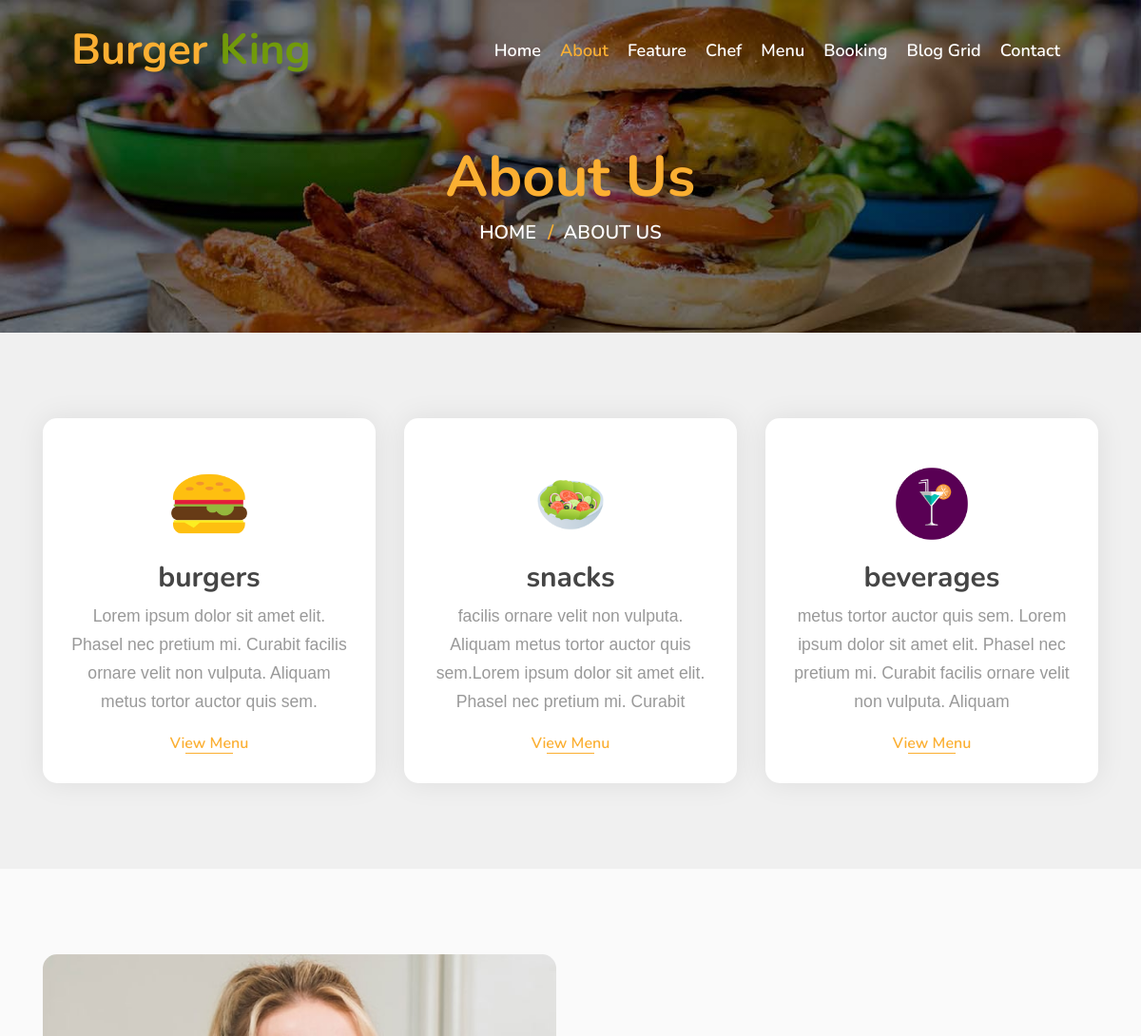
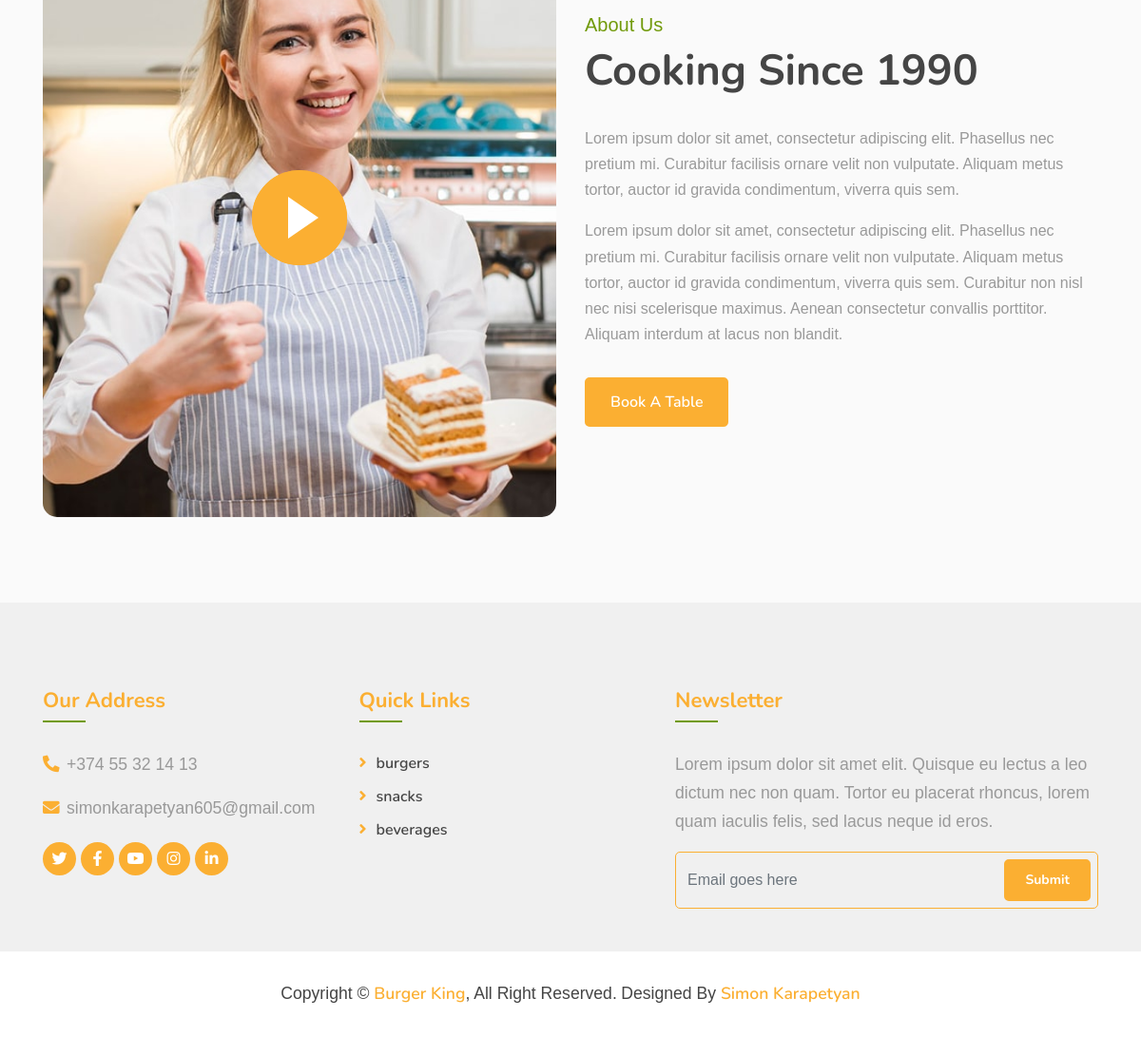
Page /about.php on the committed database (2 pictures, top to bottom).
### tables this page shows
CREATE TABLE `header_list` (
  `id` int(16) NOT NULL,
  `parent_id` int(16) NOT NULL,
  `name` varchar(128) NOT NULL,
  `link` varchar(128) NOT NULL
);

CREATE TABLE `food_categories` (
  `id` int(16) NOT NULL,
  `name` varchar(128) NOT NULL,
  `info` text NOT NULL,
  `img` varchar(128) NOT NULL
);

### about.php (the view, shortened to what this page needs)
<!DOCTYPE html>
<html lang="en">
<head>
    <link href="https://stackpath.bootstrapcdn.com/bootstrap/4.4.1/css/bootstrap.min.css" rel="stylesheet">
    <link href="https://cdnjs.cloudflare.com/ajax/libs/font-awesome/5.10.0/css/all.min.css" rel="stylesheet">
    <link href="lib/animate/animate.min.css" rel="stylesheet">
    <link href="lib/owlcarousel/assets/owl.carousel.min.css" rel="stylesheet">
    <link href="lib/flaticon/font/flaticon.css" rel="stylesheet">
    <link href="lib/tempusdominus/css/tempusdominus-bootstrap-4.min.css" rel="stylesheet" />
    <link href="css/style.css" rel="stylesheet">
</head>
<body>
    <?php
    $headerArr = ["", "active", "", "", "", "", "", ""];
    require_once "./components/header.php" ?>
    <?php
    require_once "./components/topSection.php";
    ?>
    <div class="food mt-0">
        <div class="container">
            <div class="row align-items-center">
                <?php
                require_once "./php/db.php";
                $query = "SELECT * FROM food_categories";
                $result = mysqli_query($mysqli, $query);
                while ($row = mysqli_fetch_assoc($result)) {
                ?>
                    <div class="col-md-4">
                        <div class="food-item">
                            <div class="food-item_img">
                                <img src="./img/foods/<?php echo $row['img']; ?>" alt="<?php echo $row['name']; ?>">
                            </div>
                            <h2><?php echo $row['name']; ?></h2>
                            <p><?php echo $row['info']; ?></p>
                            <a href="menu.php#menu">View Menu</a>
                        </div>
                    </div>
                <?php } ?>
            </div>
        </div>
    </div>
    <div class="about">
        <div class="container">
            <div class="row align-items-center">
                <div class="col-lg-6">
                    <div class="about-img">
                        <button type="button" class="btn-play" data-toggle="modal" data-src="https://www.youtube.com/embed/DWRcNpR6Kdc" data-target="#videoModal">
                            <span></span>
                        </button>
                    </div>
                </div>
                <div class="col-lg-6">
                    <div class="about-content">
                        <div class="section-header">
                            <p>About Us</p>
                            <h2>Cooking Since 1990</h2>
                        </div>
                        <div class="about-text">
                            <p>
                                Lorem ipsum dolor sit amet, consectetur adipiscing elit. Phasellus nec pretium mi. Curabitur facilisis ornare velit non vulputate. Aliquam metus tortor, auctor id gravida condimentum, viverra quis sem.
                            </p>
                            <p>
                                Lorem ipsum dolor sit amet, consectetur adipiscing elit. Phasellus nec pretium mi. Curabitur facilisis ornare velit non vulputate. Aliquam metus tortor, auctor id gravida condimentum, viverra quis sem. Curabitur non nisl nec nisi scelerisque maximus. Aenean consectetur convallis porttitor. Aliquam interdum at lacus non blandit.
                            </p>
                            <a class="btn custom-btn" href="">Book A Table</a>
                        </div>
                    </div>
                </div>
            </div>
        </div>
    </div>
    <?php require_once "./components/footer.php" ?>
</body>
</html>

### components/header.php (shortened to what this page needs)
<?php
require_once "php/db.php";
$query = "SELECT * FROM header_list";
$result = mysqli_query($mysqli, $query);
?>
<div class='navbar navbar-expand-lg bg-light navbar-light'>
    <div class='container-fluid'>
        <a href='index.php' class='navbar-brand'>Burger <span>King</span></a>
        <div class='collapse navbar-collapse justify-content-between' id='navbarCollapse'>
            <div class='navbar-nav ml-auto'>
                <?php $i = 0; while ($row = mysqli_fetch_assoc($result)) { ?>
                    <a href="<?php echo $row['link'] ?>" class='nav-item nav-link <?php echo $headerArr[$i]; ?>'><?php echo $row['name'] ?></a>
                <?php $i++; } ?>
            </div>
        </div>
    </div>
</div>

### components/footer.php (shortened to what this page needs)
<div class='footer'>
    <div class='container'>
        <div class='row'>
            <div class='col-lg-7'>
                <div class='row'>
                    <div class='col-md-6'>
                        <div class='footer-contact'>
                            <h2>Our Address</h2>
                            <p><i class='fa fa-phone-alt'></i>+374 55 32 14 13</p>
                            <p><i class='fa fa-envelope'></i>simonkarapetyan605@gmail.com</p>
                            <div class='footer-social'>
                                <a href=''><i class='fab fa-twitter'></i></a>
                                <a href=''><i class='fab fa-facebook-f'></i></a>
                                <a href=''><i class='fab fa-youtube'></i></a>
                                <a href=''><i class='fab fa-instagram'></i></a>
                                <a href=''><i class='fab fa-linkedin-in'></i></a>
                            </div>
                        </div>
                    </div>
                    <div class='col-md-6'>
                        <div class='footer-link'>
                            <h2>Quick Links</h2>
                            <?php
                            require_once "php/db.php";
                            $query = "SELECT name FROM food_categories";
                            $result = mysqli_query($mysqli, $query);
                            while ($row = mysqli_fetch_assoc($result)) {
                            ?>
                                <a href='menu.php#menu'><?php echo $row["name"] ?></a>
                            <?php } ?>
                        </div>
                    </div>
                </div>
            </div>
            <div class='col-lg-5'>
                <div class='footer-newsletter'>
                    <h2>Newsletter</h2>
                    <p>
                        Lorem ipsum dolor sit amet elit. Quisque eu lectus a leo dictum nec non quam. Tortor eu placerat rhoncus, lorem quam iaculis felis, sed lacus neque id eros.
                    </p>
                    <div class='form suscribe-form'>
                        <input class='form-control subscribe-inp' placeholder='Email goes here'>
                        <button class='btn custom-btn subscribe-btn'>Submit</button>
                    </div>
                </div>
            </div>
        </div>
    </div>
    <div class='copyright'>
        <div class='container'>
            <p>Copyright &copy; <a href='#'>Burger King</a>, All Right Reserved.</p>
            <p>Designed By <a href='http://simon-portfolio.epizy.com/'>Simon Karapetyan</a></p>
        </div>
    </div>
</div>

### rows in the picture
header_list: name "Home"
header_list: name "About"
header_list: name "Feature"
header_list: name "Chef"
header_list: name "Menu"
header_list: name "Booking"
header_list: name "Blog Grid"
header_list: name "Contact"
food_categories: img (picture), name "burgers", info "Lorem ipsum dolor sit amet elit. Phasel nec pretium mi. Curabit facilis ornare velit non vulputa. Aliquam metus tortor auctor quis sem."
food_categories: img (picture), name "snacks", info "facilis ornare velit non vulputa. Aliquam metus tortor auctor quis sem.Lorem ipsum dolor sit amet elit. Phasel nec pretium mi. Curabit"
food_categories: img (picture), name "beverages", info "metus tortor auctor quis sem. Lorem ipsum dolor sit amet elit. Phasel nec pretium mi. Curabit facilis ornare velit non vulputa. Aliquam"

### other values in the picture
$title "About Us"
$title "ABOUT US"
